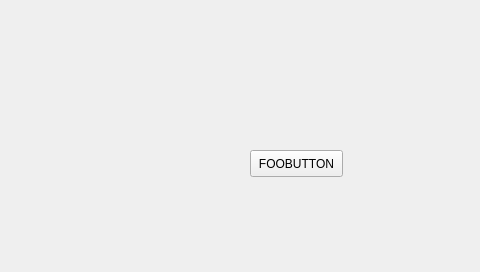
<?xml version="1.0" encoding="UTF-8"?>
<ui version="4.0">
 <class>MainWindow</class>
 <widget class="QMainWindow" name="MainWindow">
  <property name="geometry">
   <rect>
    <x>0</x>
    <y>0</y>
    <width>480</width>
    <height>272</height>
   </rect>
  </property>
  <property name="windowTitle">
   <string>MainWindow</string>
  </property>
  <widget class="QWidget" name="centralWidget">
   <widget class="QPushButton" name="fooButton">
    <property name="geometry">
     <rect>
      <x>250</x>
      <y>150</y>
      <width>93</width>
      <height>27</height>
     </rect>
    </property>
    <property name="text">
     <string>FOOBUTTON</string>
    </property>
   </widget>
  </widget>
 </widget>
 <layoutdefault spacing="6" margin="11"/>
 <resources/>
 <connections/>
</ui>
